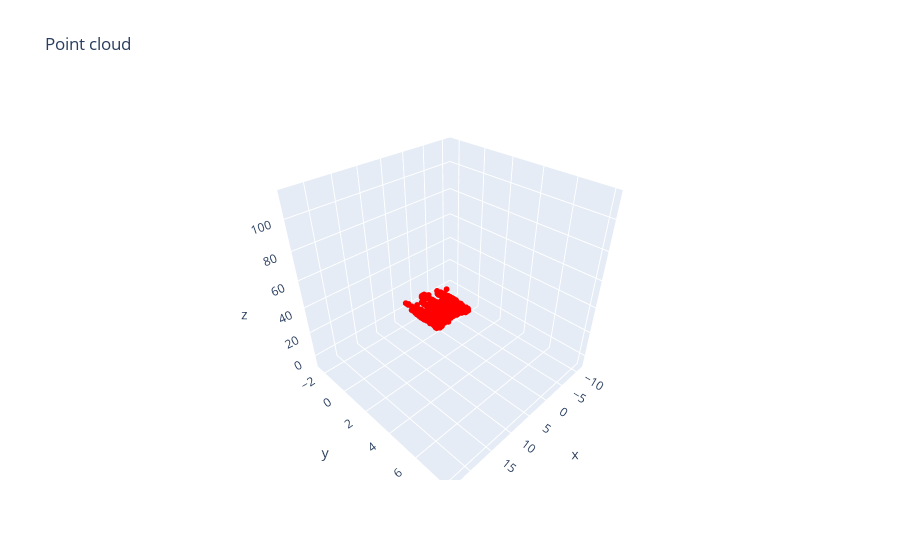

Write notebook code for a chart like this one.
### Code cell
# And plot them
# (this requires plotly and is pretty heavy for the big models)
from plotly.offline import download_plotlyjs, init_notebook_mode, plot, iplot
import plotly.graph_objs as go

init_notebook_mode(connected=True)

x, y, z = xyz[:, 0], xyz[:, 1], xyz[:, 2]
scatter = dict(
    mode="markers",
    name="Full",
    type="scatter3d",    
    x=x,
    y=y,
    z=z,
    marker = dict(size=1, color="rgb(0, 0, 255)"),
)

x2, y2, z2 = cur[:, 0], cur[:, 1], cur[:, 2]
scatter2 = dict(
    mode="markers",
    name="Image",
    type="scatter3d",    
    x=x2,
    y=y2,
    z=z2,
    marker = dict(size=2, color="rgb(255, 0, 0)"),
)

rg = [
        [min((x.min(), x2.min())), max((x.max(), x2.max()))],
        [min((y.min(), y2.min())), max((y.max(), y2.max()))],
        [min((z.min(), z2.min())), max((z.max(), z2.max()))],
     ]

layout = dict(
    title = 'Point cloud',
    scene = dict(
        xaxis = dict(zeroline=False, range=rg[0]),
        yaxis = dict(zeroline=False, range=rg[1]),
        zaxis = dict(zeroline=False, range=rg[2]),
    )
)

# all points (red) and image points (blue)
# fig = dict( data=[scatter2, scatter], layout=layout )

# only image points
fig = dict( data=[scatter2], layout=layout )

iplot(fig, filename='3d point clustering')
print('Done')

### Figure 1 — Plotly figure (JSON) as saved in the notebook; plotly's stock layout.template omitted (floating-point values rounded to 4 significant figures; data arrays with more than 128 entries replaced by an {"elided": "..."} marker saying what was removed)
{"data": [{"marker": {"color": "rgb(255, 0, 0)", "size": 2}, "mode": "markers", "name": "Image", "type": "scatter3d", "x": {"elided": "1669 float values"}, "y": {"elided": "1669 float values"}, "z": {"elided": "1669 float values"}}], "layout": {"scene": {"xaxis": {"range": [-12.07, 24.39], "zeroline": false}, "yaxis": {"range": [-2.763, 8.34], "zeroline": false}, "zaxis": {"range": [-9.94, 116.7], "zeroline": false}}, "title": {"text": "Point cloud"}}}
